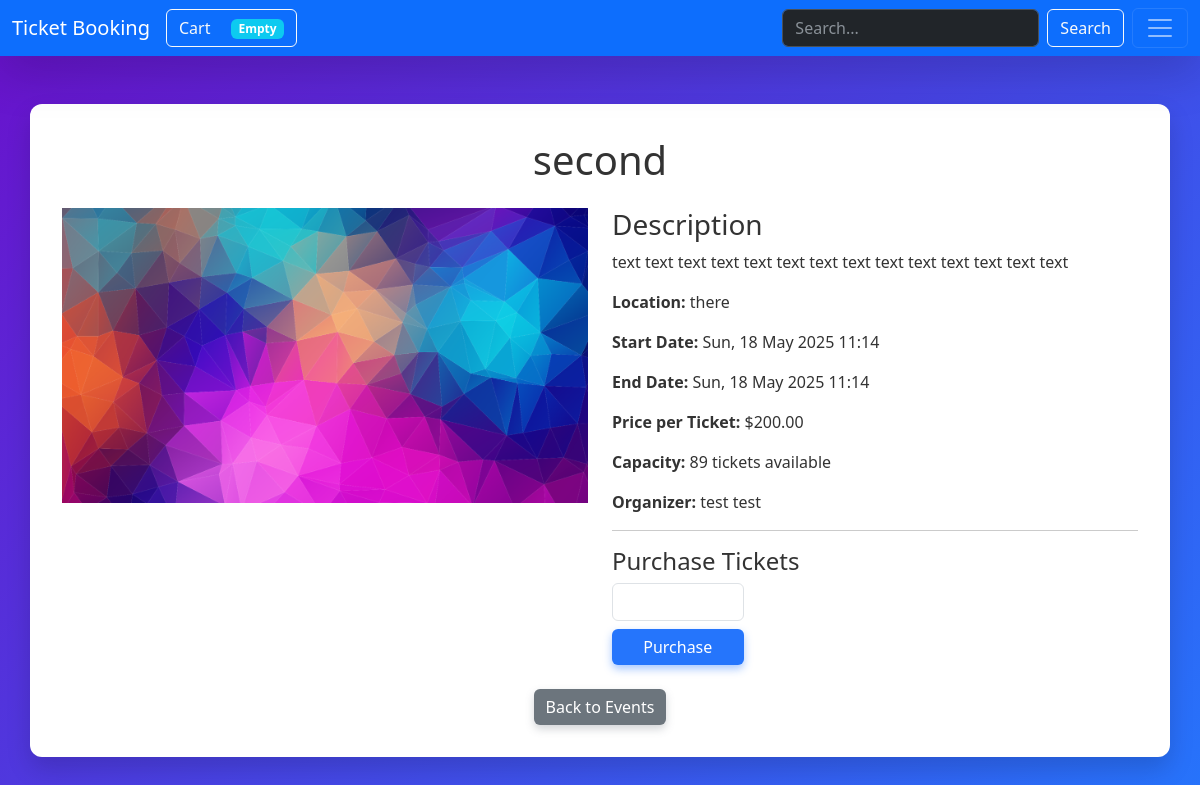
The app's page /events/2/ with its own data.
### events/models.py (models this page shows, shortened)
class Event(models.Model):
    name = models.CharField(max_length=255)
    description = models.TextField()
    created_at = models.DateTimeField(default=timezone.now)
    start_date = models.DateTimeField()
    end_date = models.DateTimeField()
    location = models.CharField(max_length=255)
    price_per_ticket = models.DecimalField(max_digits=10, decimal_places=2)
    capacity = models.IntegerField()
    organizer = models.ForeignKey(User, on_delete=models.CASCADE, related_name='events')
    image = models.ImageField(upload_to='events/%Y/%m/%d/', null=True, blank=True)
    is_active = models.BooleanField(default=True)
    category = models.ManyToManyField(Category, related_name='events', blank=True)

### accounts/models.py (models this page shows, shortened)
class User(AbstractBaseUser):
    phone_number = models.CharField(max_length=11, unique=True)
    first_name = models.CharField(max_length=200, blank=True, null=True)
    last_name = models.CharField(max_length=200, blank=True, null=True)
    id_card = models.CharField(max_length=10, unique=True)
    is_active = models.BooleanField(default=True)
    is_staff = models.BooleanField(default=False)
    objects = UserManager()
    REQUIRED_FIELDS = ['id_card']
    USERNAME_FIELD = 'phone_number'
    def __str__(self):
        return f'{self.first_name} {self.last_name}'

### events/views.py (the view)
# urls.py: path('<int:pk>/', views.EventDetailView.as_view(), name='detail'),
class EventDetailView(DetailView):
    model = Event
    template_name = 'events/event_detail.html'
    context_object_name = 'event'
    def get_context_data(self, **kwargs):
        context = super().get_context_data(**kwargs)
        event = context['event']
        context['form'] = AddCartForm(capacity=event.capacity)
        return context

### events/forms.py
class AddCartForm(forms.Form):
    quantity = forms.IntegerField(
        min_value=1,
        widget=forms.NumberInput(attrs={'class': 'form-control mb-2 w-25'})
    )
    def __init__(self, *args, **kwargs):
        capacity = kwargs.pop('capacity', None)
        super().__init__(*args, **kwargs)
        if capacity is not None:
            self.fields['quantity'] = forms.IntegerField(
                min_value=1,
                max_value=capacity,
                widget=forms.NumberInput(attrs={
                    'class': 'form-control mb-2 w-25',
                })
            )

### cart/cart.py (called while the page is built)
    def __len__(self):
        return sum(item['quantity'] for item in self.cart.values())

### cart/context_proccessors.py (called while the page is built)
def cart(request):
    return {'cart' : Cart(request)}

### events/templates/events/event_detail.html (shortened to what this page needs)
{% extends 'base.html' %}
{% load static %}
{% block body %}
<div class="container mt-4">
    <h1 class="text-center mb-4">{{ event.name }}</h1>
    <div class="row">
        <div class="col-md-6">
            {% if event.image %}
            <img src="{{ event.image.url }}" alt="{{ event.name }} Image" class="img-fluid">
            {% else %}
            <img src="{% static 'events/images/default_event_image.webp' %}" alt="No Image Available" class="img-fluid">
            {% endif %}
        </div>
        <div class="col-md-6">
            <h3>Description</h3>
            <p>{{ event.description }}</p>
            <p><strong>Location:</strong> {{ event.location }}</p>
            <p><strong>Start Date:</strong> {{ event.start_date|date:"D, d M Y H:i" }}</p>
            <p><strong>End Date:</strong> {{ event.end_date|date:"D, d M Y H:i" }}</p>
            <p><strong>Price per Ticket:</strong> ${{ event.price_per_ticket }}</p>
            <p><strong>Capacity:</strong> {{ event.capacity }} tickets available</p>
            <p><strong>Organizer:</strong> {{ event.organizer }}</p>
            {% if user != event.organizer %}
            <hr>
            <h4>Purchase Tickets</h4>
            <form method="POST" action="{% url 'cart:add_cart' event.id %}">
                <div class="form-group d-flex flex-column align-items-start">
                    {% for foo in form %}
                        {{ foo }}
                    {% endfor %}
                    <button type="submit" class="btn btn-primary w-25">Purchase</button>
                </div>
            </form>
            {% endif %}
        </div>
    </div>
    <div class="mt-4 text-center">
        <a href="{% url 'events:list' %}" class="btn btn-secondary">Back to Events</a>
    </div>
</div>
{% endblock %}

### templates/css.html (style rules this page uses)
body { background: linear-gradient(135deg, #6a11cb, #2575fc); min-height: 100vh; color: #fff; font-family: 'Segoe UI', Tahoma, Geneva, Verdana, sans-serif; }
.container { background-color: #fff; color: #333; border-radius: 12px; padding: 2rem; box-shadow: 0 12px 25px rgba(0, 0, 0, 0.15); margin-top: 3rem; margin-bottom: 3rem; }
.btn-primary { background: #2575fc; border: none; box-shadow: 0 4px 8px rgb(37 117 252 / 0.4); transition: background 0.3s ease; }
.btn-secondary { background: #6c757d; border: none; box-shadow: 0 4px 8px rgb(108 117 125 / 0.3); transition: background 0.3s ease; }

### records on screen
Event: name "second", description "text text text text text text text text text text text text text text", location "there", start_date "Sun, 18 May 2025 11:14", end_date "Sun, 18 May 2025 11:14", price_per_ticket "200.00", capacity "89", organizer "test test"
